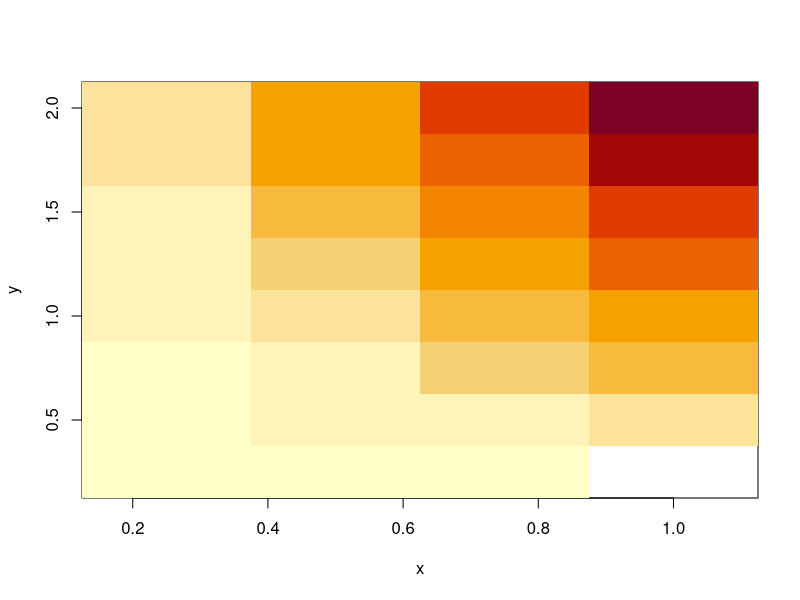
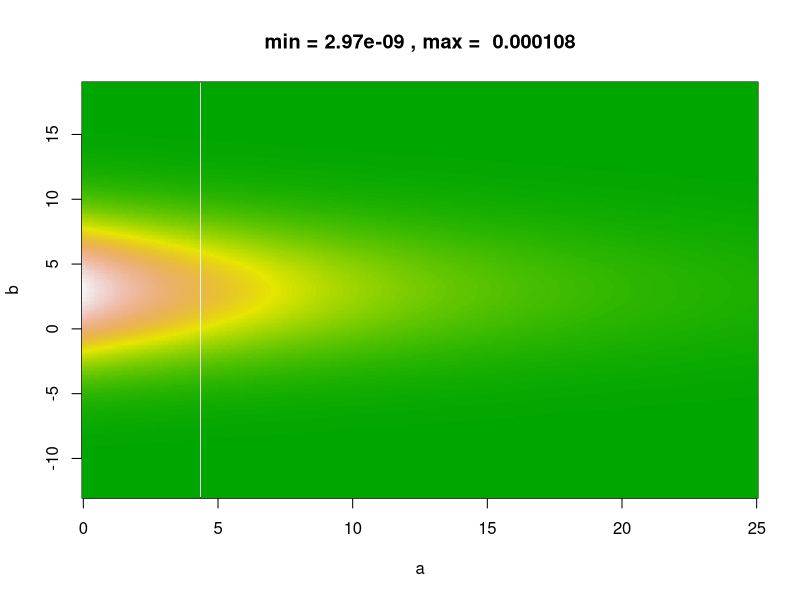
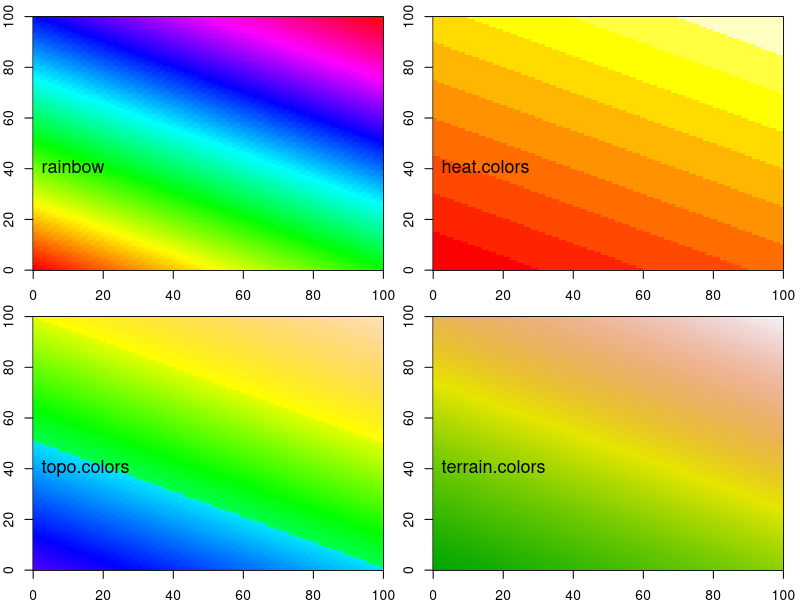
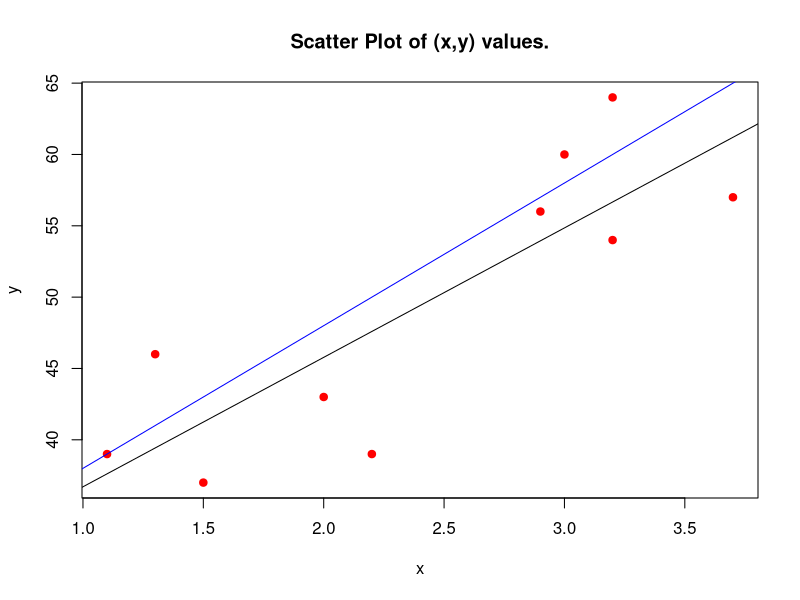

Write the R code that produced these figures, in order.
#---------------------------------
# Sample code for 18.05 Studio 6
#--------------------------------
# 1. Discretizing a joint pdf
# 2. Drawing a simple heat map
# 3. Drawing a heat map corresponding to the joint pdf in part 1.
# 4. Playing with the colors in a heat map
# 5. Linear regression



# 1. Discretizing a joint probability density
# We will build table approximating a continuous joint pdf.
  
# We assume the following
#  A. a and b are independent parameters. The pair (a,b) represents a single hypothesis
#  B. a ~ exp(0.1)
#  C. b ~ Norm(3,4)

# We need to pick ranges on a and b. In general they should make sense in the context of the problem. Here we choose them somwhat arbitrarily.
  
# We also need to pick discretization stepsizes da and db
# range of a = [0,25], da = 0.1
# range of b = [-13,19] db = 0.1
# Discretize a and b
a = seq(0,25, 0.1)
b = seq(-13,19, 0.1)
  
# Discretize the densities of a and b
tmp_prob_a = dexp(a, 0.1)
tmp_prob_b = dnorm(b, 3, 4)
# Normalize the discrete probabilities
prob_A = tmp_prob_a/sum(tmp_prob_a)
prob_B = tmp_prob_b/sum(tmp_prob_b)

# Inititalize and build the joint probability table
# We use a double loop. A simpler method is to use the R function outer which does exactly what we want.
joint_prob_table = matrix(NA, nrow=length(prob_A), ncol=length(prob_B))
for (i in 1:length(prob_A)) {
  for (j in 1:length(prob_B)) {
    joint_prob_table[i,j] = prob_A[i]*prob_B[j]
  }
}
# Name the rows and columns with the values
rownames(joint_prob_table) = a
colnames(joint_prob_table) = b
  

cat('Size of table:', dim(joint_prob_table), '\n')
cat('Here is a small part of the table:\n')
# Note the values of a and b are the row and column labels
print(joint_prob_table[1:6,1:4])
  


# We draw simple heat map with large blocks, so you can see
# that a heat map is really a set of rectangles of different
# colors. When the rectangles are made small enough, e.g.
# a few pixels, the heat map appears smooth
x = (1:4)/4
y = (1:8)/4
tab = matrix(NA, nrow=length(x), ncol=length(y))
for (i in 1:length(x)) {
  for (j in 1:length(y)) {
    tab[i,j] = x[i]*y[j]
  }
}
  
# We set the 4, 1 entry to NA. This will be drawn in white, so you can see how the table entries are translated to the image plot.
# To summarize: The 4,1 entry is drawn at the point given by the 4th x entry and the 1st y entry. 
tab[4,1]=NA
print(tab)
image(x, y, tab, xlab='x', ylab='y') #heat map



# 3. Draw a heat map
#    To run this you need to make joint_prob_table using part 1.

# R has some sophisticated heat map capabilities. Here is a very simple method.
image(a,b,joint_prob_table,xlab='a',ylab='b',
      col=terrain.colors(100)) 
  
# We found the best precision to use by trial and error.
# The reason for printing minp and maxp is to give a sense of the scale in the heat map. It is not as easy as it should be to show a color in basic R.
minp = round(min(joint_prob_table),11)
maxp = round(max(joint_prob_table),6)
s = paste('min =', minp, ', max = ', maxp )
title(s)
  
# Find the values of a and b that give the maximum probability
maxind = which(joint_prob_table == max(joint_prob_table), arr.ind=TRUE)
amax = a[maxind[1]]
bmax = b[maxind[2]]
print(paste("Maximum probability = ", maxp))
print(paste("Maximum probabilty is at a = ", amax, ",  b=", bmax))



# 4. Playing with the colors in a heat map
x = 0:100
y = 0:100
tab = matrix(0, nrow=100, ncol=100)
for (i in 1:100) {
  for (j in 1:100) {
    tab[i,j] = i + 2*j
  }
}
opar = par(mfrow=c(2,2), mar=c(1.8,2.0,1,1),mgp=c(.5,1,0))
image(x, y, tab, col=rainbow(100), xlab='', ylab='')
text(0,40, 'rainbow', pos=4, cex=1.3)
image(x, y, tab, col=heat.colors(10), xlab='', ylab='')
text(0,40, 'heat.colors', pos=4, cex=1.3)
image(x, y, tab, col=topo.colors(100), xlab='', ylab='')
text(0,40, 'topo.colors', pos=4, cex=1.3)
image(x, y, tab, col=terrain.colors(100), xlab='', ylab='')
text(0,40, 'terrain.colors', pos=4, cex=1.3)
par(opar)


# 5. Linear regression example
# We'll now see how to find the best linear function for a given set of (x,y) values.

# We start by creating syntethic data of 10 (x,y) values pairs 
x = c(1.1, 1.3, 1.5, 2.0, 2.2, 2.9, 3.0, 3.2, 3.2, 3.7)
y = c(39, 46, 37, 43, 39, 56, 60, 54, 64, 57)

# We draw a scatter plot of the different (x,y) value pairs. From the plot it seems like there is a linear 
# relationship between the x and y values. When the value of x increases, the value of y tend to increase as well.
plot(x, y, xlab = "x", ylab = "y", col = "red", pch=19, main = "Scatter Plot of (x,y) values.")

# We will now find the 'best' linear function to approximate our data.
# Best means here that it minimizes the sum of squared distances from the (x,y) pairs to the line.
# The lm() function finds that function, before calling the lm() function we first need to arrange the data in a dataframe object.
data = data.frame(x, y)
lm = lm(y ~ x, data)

# The output of the lm function contains all the data about the function.
# For example coef() will return the coefficients of the linear function.
# If the function is x -> ax + b, then the 'intercept' corresponds to the value of b, and the value under 'x' is the slope a.
print(coef(lm))

# We can add linear function to the scatter plot using the abline() function.
abline(lm)

# Finally, suppose we had some hypothesis, say that y = 10*x + 28, we can add that hypothesis to the plot and compare with the output of lm()
curve(10*x + 28, from = 0, to = 200, col = "blue", add = TRUE)
